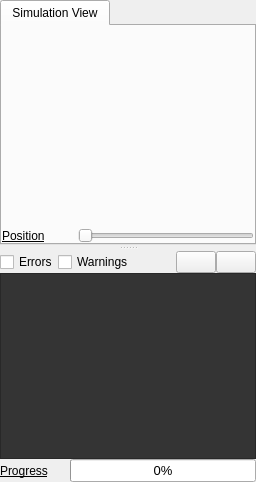
  <widget class="QWidget" name="centralwidget">
   <property name="styleSheet">
    <string notr="true"/>
   </property>
   <layout class="QVBoxLayout" name="verticalLayout_25">
    <property name="spacing">
     <number>0</number>
    </property>
    <property name="leftMargin">
     <number>0</number>
    </property>
    <property name="topMargin">
     <number>0</number>
    </property>
    <property name="rightMargin">
     <number>0</number>
    </property>
    <property name="bottomMargin">
     <number>0</number>
    </property>
    <item>
     <widget class="QSplitter" name="splitter">
      <property name="orientation">
       <enum>Qt::Vertical</enum>
      </property>
      <property name="handleWidth">
       <number>6</number>
      </property>
      <widget class="QWidget" name="layoutWidget">
       <layout class="QVBoxLayout" name="verticalLayout_7">
        <property name="spacing">
         <number>0</number>
        </property>
        <item>
         <widget class="CAMotics::FileTabManager" name="fileTabManager">
          <property name="currentIndex">
           <number>0</number>
          </property>
          <widget class="QWidget" name="simulationTab">
           <property name="styleSheet">
            <string notr="true">QPushButton:hover {
  border: 1px outset #71869c;
  border-radius: 2px;
  background-color: qlineargradient(x1: 0, y1: 0, x2: 0, y2: 1,
                                 stop: 0 #c5d3df, stop: 1 #b2c1d1);
} </string>
           </property>
           <attribute name="title">
            <string>Simulation View</string>
           </attribute>
           <layout class="QVBoxLayout" name="verticalLayout_9">
            <property name="spacing">
             <number>0</number>
            </property>
            <property name="leftMargin">
             <number>0</number>
            </property>
            <property name="topMargin">
             <number>0</number>
            </property>
            <property name="rightMargin">
             <number>0</number>
            </property>
            <property name="bottomMargin">
             <number>0</number>
            </property>
            <item>
             <widget class="CAMotics::GLView" name="simulationView" native="true">
              <property name="sizePolicy">
               <sizepolicy hsizetype="Expanding" vsizetype="Expanding">
                <horstretch>1</horstretch>
                <verstretch>1</verstretch>
               </sizepolicy>
              </property>
              <property name="minimumSize">
               <size>
                <width>200</width>
                <height>200</height>
               </size>
              </property>
              <property name="contextMenuPolicy">
               <enum>Qt::CustomContextMenu</enum>
              </property>
              <property name="layoutDirection">
               <enum>Qt::LeftToRight</enum>
              </property>
             </widget>
            </item>
            <item>
             <layout class="QGridLayout" name="gridLayout_9">
              <property name="horizontalSpacing">
               <number>6</number>
              </property>
              <item row="0" column="1">
               <widget class="QSlider" name="positionSlider">
                <property name="focusPolicy">
                 <enum>Qt::NoFocus</enum>
                </property>
                <property name="toolTip">
                 <string>Set tool path position</string>
                </property>
                <property name="maximum">
                 <number>10000</number>
                </property>
                <property name="singleStep">
                 <number>10</number>
                </property>
                <property name="pageStep">
                 <number>100</number>
                </property>
                <property name="orientation">
                 <enum>Qt::Horizontal</enum>
                </property>
               </widget>
              </item>
              <item row="0" column="0">
               <widget class="QLabel" name="label_28">
                <property name="minimumSize">
                 <size>
                  <width>70</width>
                  <height>0</height>
                 </size>
                </property>
                <property name="maximumSize">
                 <size>
                  <width>70</width>
                  <height>16777215</height>
                 </size>
                </property>
                <property name="font">
                 <font>
                  <underline>true</underline>
                 </font>
                </property>
                <property name="text">
                 <string>Position</string>
                </property>
                <property name="alignment">
                 <set>Qt::AlignLeading|Qt::AlignLeft|Qt::AlignVCenter</set>
                </property>
               </widget>
              </item>
             </layout>
            </item>
           </layout>
          </widget>
         </widget>
        </item>
       </layout>
      </widget>
      <widget class="QWidget" name="layoutWidget1">
       <layout class="QVBoxLayout" name="consoleFrame">
        <property name="spacing">
         <number>0</number>
        </property>
        <item>
         <layout class="QHBoxLayout" name="horizontalLayout_2">
          <item>
           <widget class="QCheckBox" name="errorsCheckBox">
            <property name="text">
             <string>Errors</string>
            </property>
           </widget>
          </item>
          <item>
           <widget class="QCheckBox" name="warningsCheckBox">
            <property name="text">
             <string>Warnings</string>
            </property>
           </widget>
          </item>
          <item>
           <spacer name="horizontalSpacer_2">
            <property name="orientation">
             <enum>Qt::Horizontal</enum>
            </property>
            <property name="sizeHint" stdset="0">
             <size>
              <width>40</width>
              <height>20</height>
             </size>
            </property>
           </spacer>
          </item>
          <item>
           <widget class="QPushButton" name="hideConsolePushButton">
            <property name="text">
             <string/>
            </property>
            <property name="icon">
             <iconset resource="camotics.qrc">
              <normaloff>:/icons/hide.png</normaloff>:/icons/hide.png</iconset>
            </property>
           </widget>
          </item>
          <item>
           <widget class="QPushButton" name="clearConsolePushButton">
            <property name="toolTip">
             <string>Clear console.</string>
            </property>
            <property name="text">
             <string/>
            </property>
            <property name="icon">
             <iconset resource="camotics.qrc">
              <normaloff>:/icons/clear.png</normaloff>:/icons/clear.png</iconset>
            </property>
           </widget>
          </item>
         </layout>
        </item>
        <item>
         <widget class="CAMotics::ConsoleWriter" name="console">
          <property name="styleSheet">
           <string notr="true">QTextEdit {
  background-color: #343434;
}</string>
          </property>
         </widget>
        </item>
       </layout>
      </widget>
     </widget>
    </item>
    <item>
     <layout class="QHBoxLayout" name="horizontalLayout">
      <item>
       <widget class="QLabel" name="label_27">
        <property name="minimumSize">
         <size>
          <width>70</width>
          <height>0</height>
         </size>
        </property>
        <property name="maximumSize">
         <size>
          <width>70</width>
          <height>16777215</height>
         </size>
        </property>
        <property name="font">
         <font>
          <underline>true</underline>
         </font>
        </property>
        <property name="text">
         <string>Progress</string>
        </property>
        <property name="alignment">
         <set>Qt::AlignLeading|Qt::AlignLeft|Qt::AlignVCenter</set>
        </property>
       </widget>
      </item>
      <item>
       <widget class="QProgressBar" name="progressBar">
        <property name="sizePolicy">
         <sizepolicy hsizetype="Expanding" vsizetype="Fixed">
          <horstretch>1</horstretch>
          <verstretch>0</verstretch>
         </sizepolicy>
        </property>
        <property name="font">
         <font>
          <pointsize>10</pointsize>
         </font>
        </property>
        <property name="toolTip">
         <string>Progressbar</string>
        </property>
        <property name="maximum">
         <number>10000</number>
        </property>
        <property name="value">
         <number>0</number>
        </property>
       </widget>
      </item>
     </layout>
    </item>
   </layout>
  </widget>
